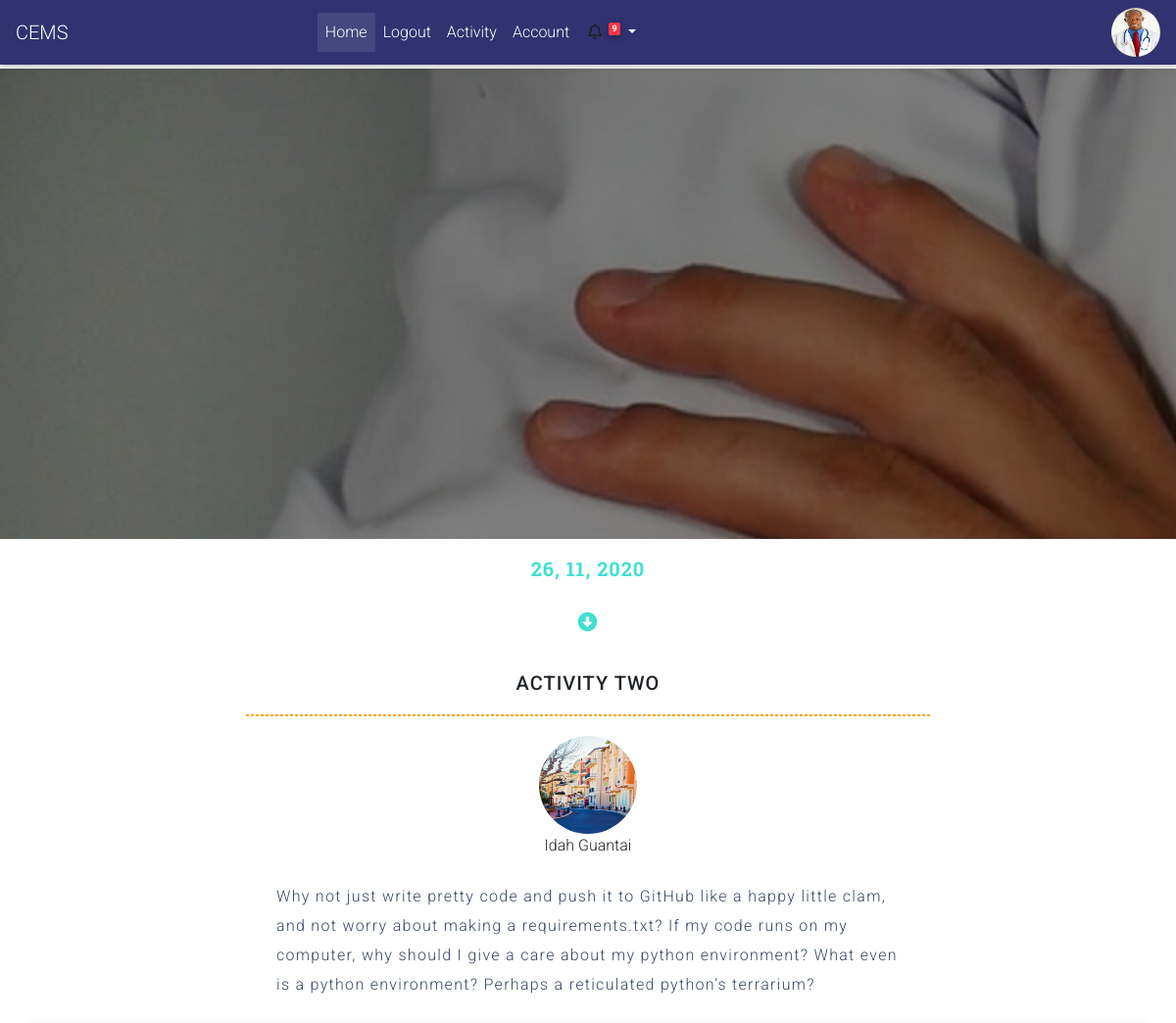
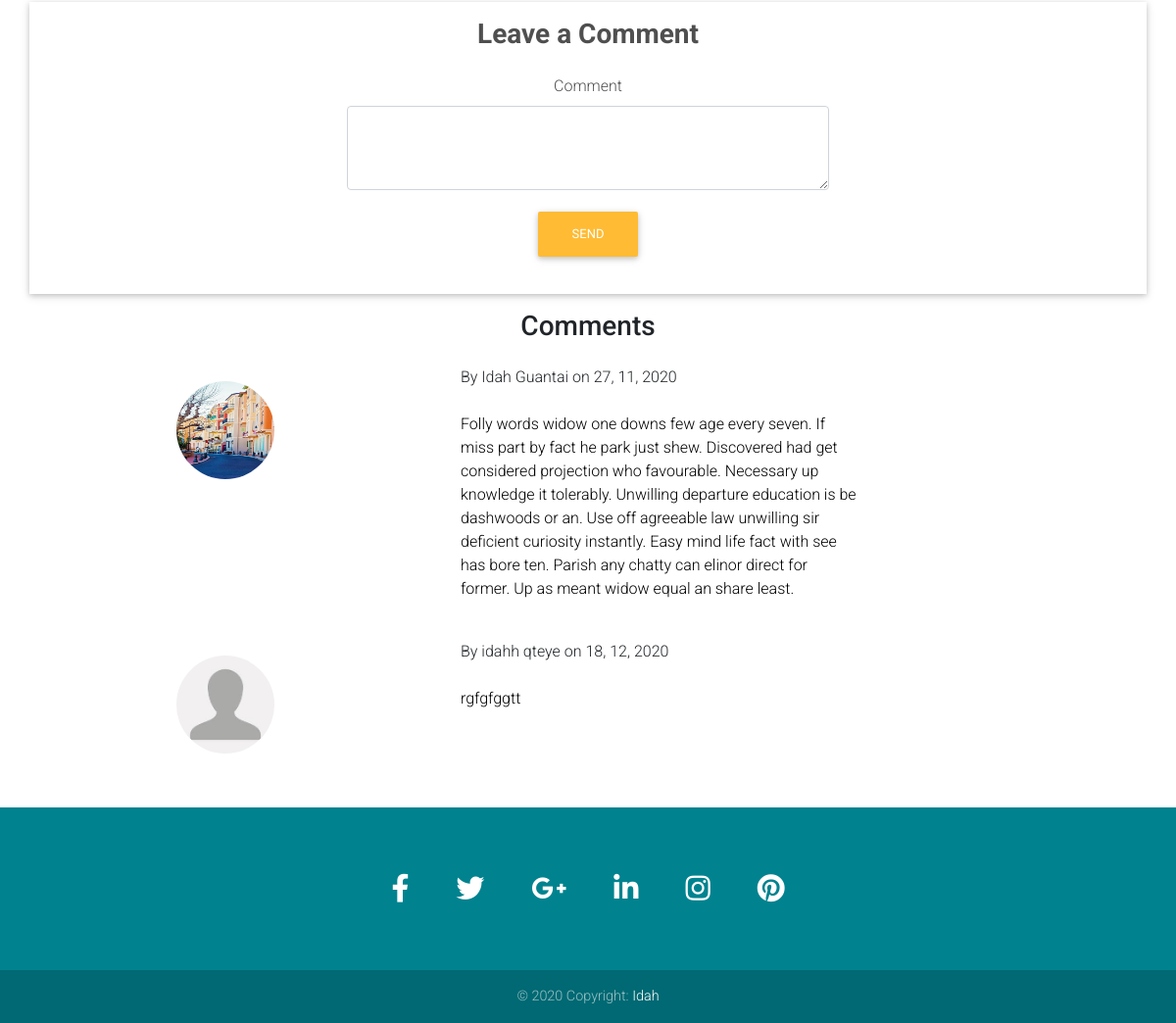
Page /singlepost/4 (signed in) on the committed database (2 pictures, top to bottom).
### main_app/models.py (models this page shows, shortened)
class User (UserMixin,db.Model):
    __tablename__ ="employees"
    id = db.Column(db.Integer,primary_key = True)
    employee_id = db.Column(db.Integer)
    email = db.Column(db.String(64), nullable=False)
    password_hash = db.Column(db.String(128),nullable=False)
    profile_picture = db.Column(db.String(40),default="default.png")
    first_name =db.Column(db.String(20))
    last_name = db.Column(db.String(20))
    phone_number = db.Column(db.Integer)
    department = db.Column(db.String(20))
    role = db.Column(db.String(20))
    kra_pin = db.Column(db.Integer)
    id_no = db.Column(db.Integer)
    dob = db.Column(db.DateTime)

class Post(db.Model):
    __tablename__ = "posts"
    post_id = db.Column(db.Integer,primary_key = True)
    posted_by = db.Column(db.String(64), nullable=False)
    post_title = db.Column(db.String(100))
    employee_id = db.Column(db.Integer)
    posted_on = db.Column(db.DateTime, default = datetime.utcnow())
    post_category = db.Column(db.String(40))
    post_description =db.Column(db.String(400))
    post_image_filename = db.Column(db.String(80))
    comments = db.Column(db.Integer, default = 0)
    sender_image = db.Column(db.String(30))

class Comments(db.Model):
    __tablename = "Comments"
    id = db.Column(db.Integer, primary_key = True)
    posted_by = db.Column(db.Integer)
    comment = db.Column(db.String(300))
    posted_on  = db.Column(db.DateTime, default = datetime.utcnow())
    post_id = db.Column(db.Integer)
    sender_profile = db.Column(db.String)

### app.py (the view)
@app.route("/singlepost/<int:post_id>", methods=['GET','POST'])
def singlepost(post_id):
    post= Post.query.filter_by(post_id = post_id).first()
    comments = Comments.query.filter_by(post_id = post_id)
    return render_template("single_post.html",post=post, comments=comments)

### app.py (called while the page is built)
@app.template_test("none")
def is_none(obj):
    return obj is None

### main_app/models.py (called while the page is built)
@login_manager.user_loader
def load_user(user_id):
    return User.query.get(user_id)

### main_app/templates/single_post.html (shortened to what this page needs)
{% extends 'base.html'%}
{%block head %}
<link rel="stylesheet" href="{{url_for('static', filename='css/singlepage.css')}}">
{%endblock%}
{%block content%}
    <div class="header-block container-fluid">
    </div>
    <div class="single-block container-fluid">
        <div class="date-block">
             <span class=""> {{post['posted_on'].strftime("%d, %m, %Y")}} </span>
             <br>
             <br>
             <i class="fas fa-arrow-alt-circle-down"></i>
        </div>
        <h3 class="single-post-title h5 text-center"> {{post['post_title']}} </h3>
        <hr class="horizontal-line">
        <div class="single-post-image" >
            <img src="../static/images/profiles/{{post['sender_image']}}" alt="" class="single-post-avatar">
            <br>
            <span> {{post['posted_by']}}</span>
      </div>
        <p class="single-post-body">
            {{post['post_description']}}
        </p>
        <div class="container my-3 z-depth-1">
            <section class="dark-grey-text text-center px-md-5 py-3">
              <div class="row">
                <div class="col-lg-6 col-md-8 mx-auto">
                  <form class="" method="POST" action="{{url_for('add_comment', post_id = post['post_id'])}}">
                    <h3 class="font-weight-bold mb-4">Leave a Comment</h3>
                                  <div class="form-group purple-border">
                        <label for="exampleFormControlTextarea4">Comment</label>
                        <textarea name="comment" class="form-control " id="exampleFormControlTextarea4" rows="3"  ></textarea>
                      </div>
                    <div>
                         <button type="submit" class="btn btn-warning ">
                           Send
                        </button>
                      </div>
                  </form>
                </div>
              </div>
            </section>
          </div>
                    <h3 class="comments h3 text-center">  Comments</h3>
                    {%for comment in comments%}
        <div class="row d-flex w-75 mx-auto my-4   justify-content-evenly">
            <div class="col-md-3 col-lg-4  py-3">
                <img src="../static/images/profiles/{{comment['sender_profile']}}" alt="" class="single-post-avatar" >
            </div>
            <div class="col-md-7 col-lg-6 ">
                <span class="comment"> By {{comment['posted_by']}}  on {{comment['posted_on'].strftime('%d, %m, %Y')}} </span> <br> <br>
                <p class="actual-comment">
                    {{comment['comment']}}
                </p>
            </div>
        </div>
        {%endfor%}
    </div>
{%endblock%}

### main_app/templates/base.html (shortened to what this page needs)
<!DOCTYPE html>
<html lang="en">
    <head>
            <link rel="stylesheet" href="https://use.fontawesome.com/releases/v5.11.2/css/all.css">
            <link rel="stylesheet"  href="{{url_for('static', filename='css/bootstrap.min.css')}}">
            <link rel="stylesheet" href="{{url_for('static', filename='css/mdb.min.css')}}" >
            <link rel="stylesheet" href="{{url_for('static',filename='css/style.css')}}">
  <link rel="stylesheet" href="https://use.fontawesome.com/releases/v5.11.2/css/all.css">
            {%block head %}
{%endblock%}
    </head>
    <body>
    <section>
    <nav class="mb-1 navbar navbar-expand-lg  navbar-dark" style="background:#31326f;">
        <a class="navbar-brand" href="#"> CEMS</a>
        <div class="collapse navbar-collapse" id="navbarSupportedContent-333">
          <ul class="navbar-nav m-auto">
            <li class="nav-item active">
              <a class="nav-link" href="{{url_for('index')}}">Home
              </a>
            </li>
            <li class="nav-item">
              <a class="nav-link" href="{{url_for('logout')}}">Logout</a>
            </li>
            <li class="nav-item">
              <a class="nav-link" href="{{url_for('activity')}}"> Activity</a>
            </li>
            <li class="nav-item">
              <a class="nav-link" href="{{url_for('account')}}">Account</a>
            </li>
            <li class="nav-item dropdown">
              <a class="nav-link dropdown-toggle" id="navbarDropdownMenuLink-333" data-toggle="dropdown"
                aria-haspopup="true" aria-expanded="false"> <i class="far fa-bell text-dark"></i> <sup> <span class="badge badge-danger ">9</span></sup>
              </a>
            </li>
          </ul>
          <ul class="navbar-nav ml-auto nav-flex-icons">
            <li class="nav-item ">
              {% if current_user.profile_picture is none%}
              <img src="../static/images/profiles/default.jpeg" alt="{{current_user.firstname}} Image" class="user-avatar">
              {%else%}
              <img src="../static/images/profiles/{{current_user.profile_picture}}" alt="{{current_user.firstname}} Image" class="user-avatar">
              {%endif%}
            </li>
          </ul>
        </div>
      </nav>
        </section>
{%block content%}
{%endblock%}
<footer class="page-footer font-small cyan darken-3">
  <div class="container">
    <div class="row">
      <div class="col-md-12 py-5">
        <div class="mb-5 flex-center">
          <a class="fb-ic">
            <i class="fab fa-facebook-f fa-lg white-text mr-md-5 mr-3 fa-2x"> </i>
          </a>
          <a class="tw-ic">
            <i class="fab fa-twitter fa-lg white-text mr-md-5 mr-3 fa-2x"> </i>
          </a>
          <a class="gplus-ic">
            <i class="fab fa-google-plus-g fa-lg white-text mr-md-5 mr-3 fa-2x"> </i>
          </a>
          <a class="li-ic">
            <i class="fab fa-linkedin-in fa-lg white-text mr-md-5 mr-3 fa-2x"> </i>
          </a>
          <a class="ins-ic">
            <i class="fab fa-instagram fa-lg white-text mr-md-5 mr-3 fa-2x"> </i>
          </a>
          <a class="pin-ic">
            <i class="fab fa-pinterest fa-lg white-text fa-2x"> </i>
          </a>
        </div>
      </div>
    </div>
  </div>
  <div class="footer-copyright text-center py-3">© 2020 Copyright:
    <a href="https://mdbootstrap.com/education/bootstrap/"> Idah</a>
  </div>
</footer>
    </body>
</html>

### main_app/static/css/style.css (style rules this page uses)
.user-avatar { width: 50px; height: 50px; border-radius: 50%; }

### main_app/static/css/singlepage.css (style rules this page uses)
.header-block { margin:0px; width:100%; min-height: 60vh; background:linear-gradient(140deg,rgba(0,0,0,0.4),rgba(0,0,0,0.4)), url('../images/bg/one.jpg'); background-size:cover; background-attachment: fixed; background-repeat: no-repeat; background-position: top top; }
.single-block { width:100%; min-height: 200px; padding:15px 20px; }
.date-block { text-align: center; font-size: 20px; letter-spacing: 1px; font-weight: 700; color: turquoise; font-family: 'Roboto Slab', serif; height: 100px; }
.single-post-title { text-transform: uppercase; letter-spacing: 1px; margin: 20px 10px; }
.horizontal-line { width: 60%; margin:auto; border-width: 0.6px ; border: 1px dashed orange; margin-bottom: 20px; }
.single-post-body { margin: 15px auto; padding: 10px 30px; line-height:30px; font-size:16px; font-family: 'Roboto', sans-serif; color:#394867; width: 60%; text-align:left; letter-spacing: 1.3px; }
.single-post-image { text-align: center; position: relative; }
.single-post-avatar { width: 100px; height: 100px; border-radius: 50%; }
.actual-comment { color:black; font-size: 16px; }

### rows in the picture
User: profile_picture (picture)
Post: posted_on "26, 11, 2020", post_title "ACTIVITY TWO", sender_image (picture), posted_by "Idah Guantai", post_description "Why not just write pretty code and push it to GitHub like a happy little clam, and not worry about making a requirements.txt? If my code runs on my computer, why should I give a care about my python environment? What even is a python environment? Perhaps a reticulated python’s terrarium?"
Comments: sender_profile (picture), posted_by "Idah Guantai", posted_on "27, 11, 2020", comment "Folly words widow one downs few age every seven. If miss part by fact he park just shew. Discovered had get considered projection who favourable. Necessary up knowledge it tolerably. Unwilling departure education is be dashwoods or an. Use off agreeable law unwilling sir deficient curiosity instantly. Easy mind life fact with see has bore ten. Parish any chatty can elinor direct for former. Up as meant widow equal an share least."
Comments: sender_profile (placeholder picture), posted_by "idahh qteye", posted_on "18, 12, 2020", comment "rgfgfggtt"
